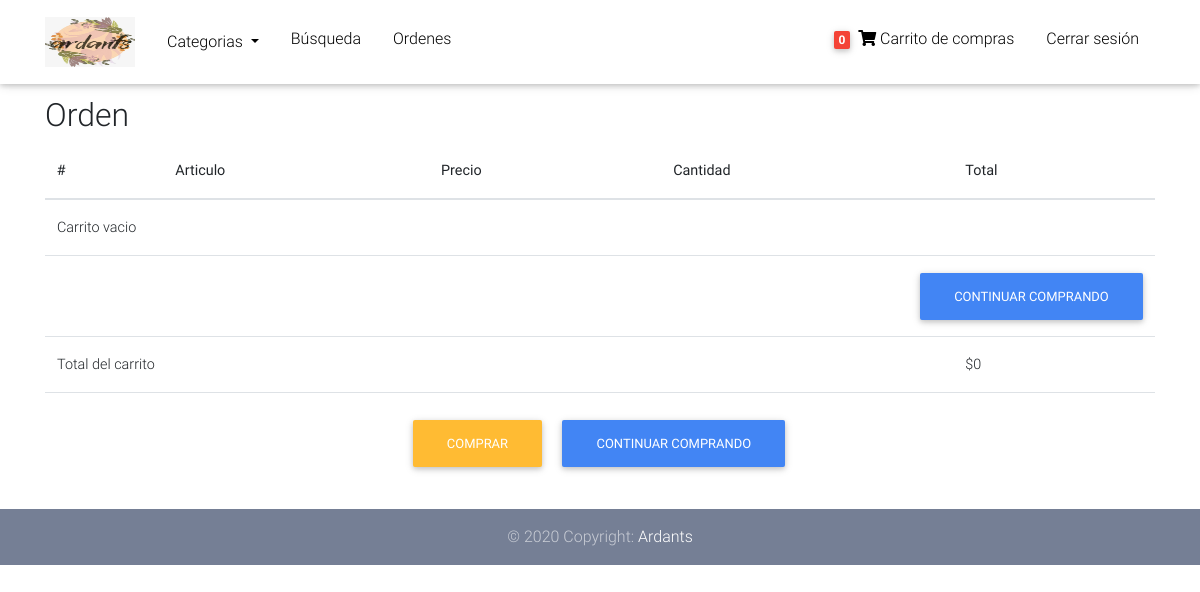
Before: /order-summary/ (signed in) with the older database file.
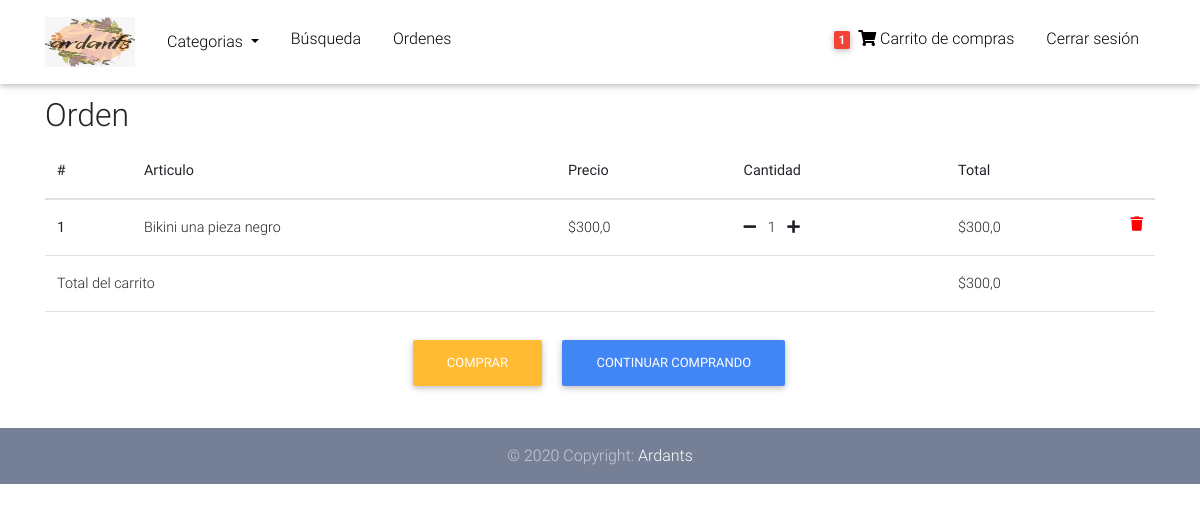
After: the same page with the newer database file.
### core/models.py (models this page shows, shortened)
class Order(models.Model):
    user = models.ForeignKey(settings.AUTH_USER_MODEL, on_delete= models.CASCADE, verbose_name = "Usuario")
    sent = models.BooleanField(default=False, verbose_name = "¿Ha sido enviado?")
    ref_code = models.CharField(max_length=30 , verbose_name = "Número de rastreo")
    ordered = models.BooleanField(default=False , verbose_name = "¿Ordenado?")
    items = models.ManyToManyField(OrderItem , verbose_name = "Productos")
    start_date = models.DateTimeField(auto_now= True)
    ordered_date = models.DateTimeField(verbose_name = "Fecha de orden")
    shipping_address = models.ForeignKey('Address', related_name="shipping_address" ,on_delete=models.CASCADE, blank = True, null = True, verbose_name = "Dirección")
    payment = models.ForeignKey('Payment', on_delete=models.CASCADE, blank = True, null = True, verbose_name = "Pago")
    sent_price = models.IntegerField(blank = True, null = True, verbose_name = "Precio de envío")
    class Meta:
        verbose_name = "Orden"
        verbose_name_plural = "Ordenes"
    def get_total(self):
        total = 0
        for order_item in self.items.all():
            total += order_item.get_final_price()
        return total

class OrderItem(models.Model):
    item = models.ForeignKey(Item, on_delete= models.CASCADE , verbose_name = "Producto")
    quantity = models.IntegerField(default= 1 , verbose_name = "Cantidad")
    user = models.ForeignKey(settings.AUTH_USER_MODEL, on_delete= models.CASCADE, blank = True, null = True, verbose_name = "Usuario")
    ordered = models.BooleanField(default=False, verbose_name="¿Ordenado?")
    class Meta:
        verbose_name = "Producto de orden"
        verbose_name_plural = "Productos de orden"
    def get_total_item_price(self):
        return self.quantity * self.item.price
    def get_final_price(self):
        if self.item.discount_price:
            return self.get_total_discount_item_price()
        return self.get_total_item_price()

class Item(models.Model):
    title = models.CharField(max_length = 100, verbose_name = "Nombre del articulo")
    price = models.FloatField(verbose_name = "Precio")
    discount_price = models.FloatField(blank=True, null=True, verbose_name = "Precio de descuento")
    category = models.ForeignKey(Category, on_delete= models.CASCADE, blank = True, null = True)
    label = models.CharField(choices=LABEL_CHOICES, max_length = 2, verbose_name = "Nuevo o en oferta?")
    slug = models.SlugField(verbose_name = "Link")
    description = models.TextField(verbose_name = "Descripcion")
    image = models.ImageField()
    image2 = models.ImageField(blank = True, null = True)
    image3 = models.ImageField(blank = True, null = True)
    stock = models.IntegerField(default = 1, verbose_name = "Stock")
    class Meta:
        verbose_name = "Producto"
        verbose_name_plural = "Productos"

### core/views.py (the view)
# urls.py: path('order-summary/', OrderSummaryView.as_view() ,name='order-summary'),
class OrderSummaryView(LoginRequiredMixin,View):
    def get(self, *args , **kwargs):
        try:
            order = Order.objects.get(user = self.request.user, ordered = False)
            context = {
                'object': order,
                'categorias':Category.objects.all()
            }
            return render(self.request,'order_summary.html', context)
        except ObjectDoesNotExist:
            messages.error(request, "No tienes una orden activa")
            return redirect("/")

### core/templatetags/cart_template_cart.py (called while the page is built)
@register.filter
def cart_item_count(user):
    if user.is_authenticated:
        qs = Order.objects.filter(user = user, ordered = False)
        if qs.exists():
            return qs[0].items.count()
    return 0

### templates/order_summary.html
{% extends 'base.html' %}
{% block content %}
<main>
    <div class="container">
        <h2>Orden</h2>
        <div class="table-responsive nowrap">
            <table class="table">
              <thead>
                <tr>
                  <th scope="col">#</th>
                  <th scope="col">Articulo</th>
                  <th scope="col">Precio</th>
                  <th scope="col">Cantidad</th>
                  <th scope="col">Total</th>
                </tr>
              </thead>
              <tbody>
                {% for order_item in object.items.all %}
                    <tr>
                    <th scope="row">{{forloop.counter}}</th>
                    <td>{{order_item.item.title}}</td>
                    <td>${{order_item.item.price}}</td>
                        <td>
                            <a href="{% url 'core:remove-single-item-from-cart' order_item.item.slug %}">
                                <i class="fas fa-minus mr-2"></i>
                            </a>
                            {{order_item.quantity}}
                            <a href="{% url 'core:add-to-cart' order_item.item.slug %}">
                                <i class="fas fa-plus ml-2"></i>
                            </a>
                        </td>
                    <td>
                        {% if order_item.item.discount_price %}
                            ${{order_item.get_total_discount_item_price}}
                        <span class="badge badge-primary">Ahorrandose ${{order_item.get_amount_saved}}</span>
                        {% else %}
                            ${{order_item.get_total_item_price}}
                        {% endif %}
                        <a style="color:red;" href="{% url 'core:remove-from-cart' order_item.item.slug %}">
                            <i class="fas fa-trash float-right"></i>
                        </a>
                    </td>
                    </tr>
                {% empty %}
                <tr>
                    <td colspan="5">
                        Carrito vacio
                    </td>
                </tr>
                <tr>
                    <td colspan="5">
                        <a class="btn btn-primary float-right" href="/">
                            Continuar comprando
                        </a>
                    </td>
                </tr>
                {% endfor %}
                    <tr>
                        <td colspan="4">Total del carrito</td>
                        <td colspan="5">
                            ${{object.get_total}}
                        </td>
                    </tr>
                    <tr>
                        <td colspan="5">
                            <div style="display: flex; justify-content: center; align-content: center; align-items: center;" >
                                <a style="margin: 10px;" class="btn btn-warning float-right ml-2" href="/checkout/">
                                    Comprar
                                </a>
                                <a style="margin: 10px;" class="btn btn-primary float-right" href="/">
                                    Continuar comprando
                                </a>
                            </div>
                        </td>
                    </tr>
              </tbody>
            </table>
          </div>
    </div>
</main>
{% endblock %}

### templates/base.html (shortened to what this page needs)
{% load static %}
{% load cart_template_cart %}
<!DOCTYPE html>
<html lang="en">
<head>
    <link rel="stylesheet" href="https://use.fontawesome.com/releases/v5.11.2/css/all.css">
    <link href=" {% static 'css/bootstrap.min.css' %}" rel="stylesheet">
    <link href=" {% static 'css/mdb.min.css' %}" rel="stylesheet">
    <link href=" {% static 'css/style.min.css' %}" rel="stylesheet">
    <link href="{% static 'css/style.css' %}" rel="stylesheet" />
</head>
<body>
  <nav class="navbar fixed-top navbar-expand-lg navbar-light white scrolling-navbar">
    <div class="container">
      <a class="navbar-brand" href="/">
        <img src="{% static 'img/logo.jpeg' %}" width="90" height="50" alt="">
      </a>
      <div class="collapse navbar-collapse" id="navbarSupportedContent">
        <ul class="left">
          <li class="nav-item dropdown">
            <a class="nav-link dropdown-toggle" href="#" id="navbarDropdown" role="button" data-toggle="dropdown" aria-haspopup="true" aria-expanded="false">
              Categorias
            </a>
          </li>
          <li>
            <a class="nav-link waves-effect active" href="/search">Búsqueda</a>
          </li>
          {% if request.user.is_authenticated %}
          <li>
            <a class="nav-link waves-effect active" href="/myorders">Ordenes</a>
          </li>
          {% endif %}
        </ul>
        <ul class="right">
          {% if request.user.is_authenticated %}
            <li>
              <a class="nav-link waves-effect" href="{% url 'core:order-summary' %}">
                <span class="badge red z-depth-1 mr-1"> {{request.user|cart_item_count}} </span>
                <i class="fas fa-shopping-cart"></i>
                <span> Carrito de compras </span>
              </a>
            </li>
            <li>
              <a class="nav-link waves-effect" href="{% url 'account_logout' %}">
                <span> Cerrar sesión </span>
              </a>
            </li>
          {% endif %}
        </ul>
      </div>
    </div>
  </nav>
  <div class="mt-5 pt-5">
    </div>
    <div id="content">
        {% block content %}{% endblock %}
    </div>
  <footer class="page-footer text-center wow fadeIn">
    <div class="footer-copyright py-3">
      © 2020 Copyright:
      <a href="https://www.ardants.com" target="_blank">Ardants</a>
    </div>
  </footer>
</body>
</html>

Changed rows visible on the page:
no longer on this page (row edited): Order: get_total "0"
added OrderItem: item "Bikini una pieza negro", item.price "300,0", quantity "1", get_total_item_price "300,0"
added Order: get_total "300,0"
Other visible differences:
{{ request.user|cart_item_count }}: "0" → "1"
text no longer shown: "Carrito vacio CONTINUAR COMPRANDO"
